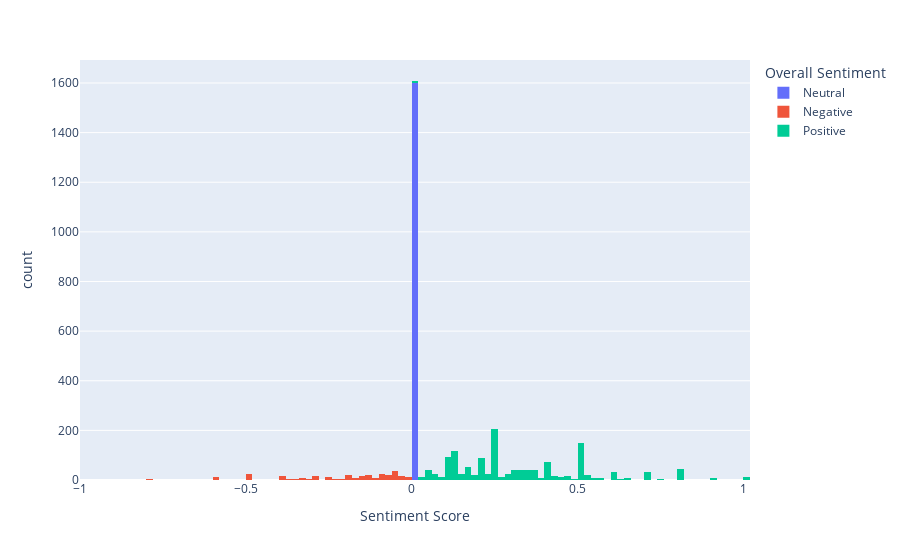

Write notebook code for a chart like this one.
### Code cell
px.histogram(data_frame=textblob_data,x='Sentiment Score',color='Overall Sentiment')

### Figure 1 — Plotly figure (JSON) as saved in the notebook; plotly's stock layout.template omitted (floating-point values rounded to 4 significant figures; data arrays with more than 128 entries replaced by an {"elided": "..."} marker saying what was removed)
{"data": [{"alignmentgroup": "True", "bingroup": "x", "hovertemplate": "Overall Sentiment=Neutral<br>Sentiment Score=%{x}<br>count=%{y}<extra></extra>", "legendgroup": "Neutral", "marker": {"color": "#636efa"}, "name": "Neutral", "offsetgroup": "Neutral", "orientation": "v", "showlegend": true, "type": "histogram", "x": {"elided": "1600 int values"}, "xaxis": "x", "yaxis": "y"}, {"alignmentgroup": "True", "bingroup": "x", "hovertemplate": "Overall Sentiment=Negative<br>Sentiment Score=%{x}<br>count=%{y}<extra></extra>", "legendgroup": "Negative", "marker": {"color": "#EF553B"}, "name": "Negative", "offsetgroup": "Negative", "orientation": "v", "showlegend": true, "type": "histogram", "x": {"elided": "309 float values"}, "xaxis": "x", "yaxis": "y"}, {"alignmentgroup": "True", "bingroup": "x", "hovertemplate": "Overall Sentiment=Positive<br>Sentiment Score=%{x}<br>count=%{y}<extra></extra>", "legendgroup": "Positive", "marker": {"color": "#00cc96"}, "name": "Positive", "offsetgroup": "Positive", "orientation": "v", "showlegend": true, "type": "histogram", "x": {"elided": "1393 float values"}, "xaxis": "x", "yaxis": "y"}], "layout": {"barmode": "relative", "legend": {"title": {"text": "Overall Sentiment"}, "tracegroupgap": 0}, "margin": {"t": 60}, "xaxis": {"anchor": "y", "domain": [0, 1], "title": {"text": "Sentiment Score"}}, "yaxis": {"anchor": "x", "domain": [0, 1], "title": {"text": "count"}}}}
